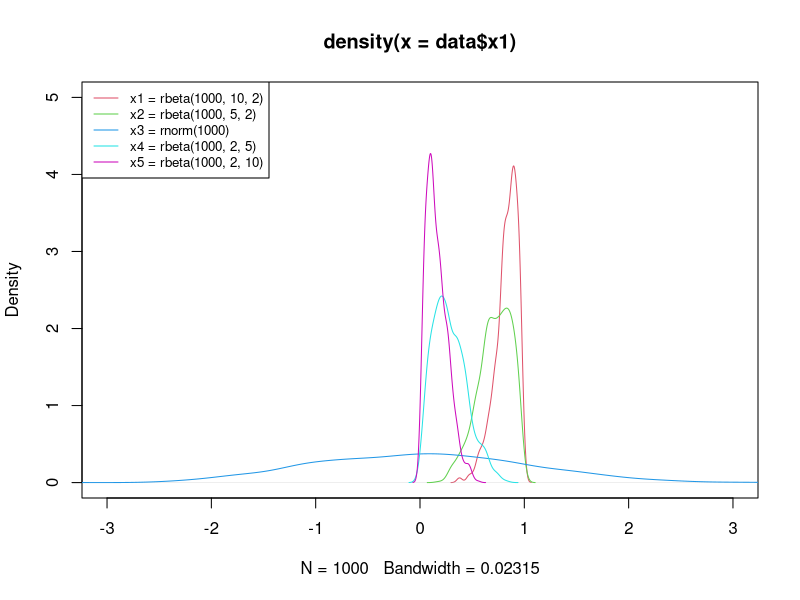
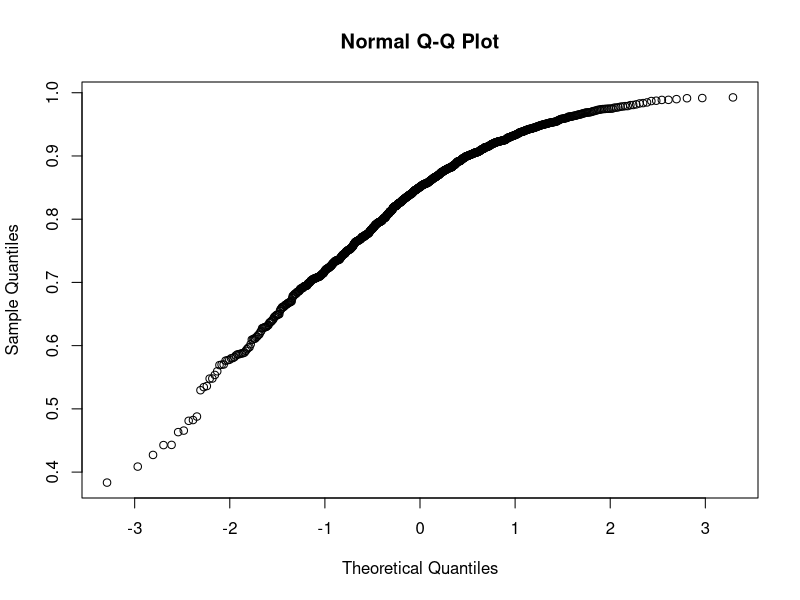
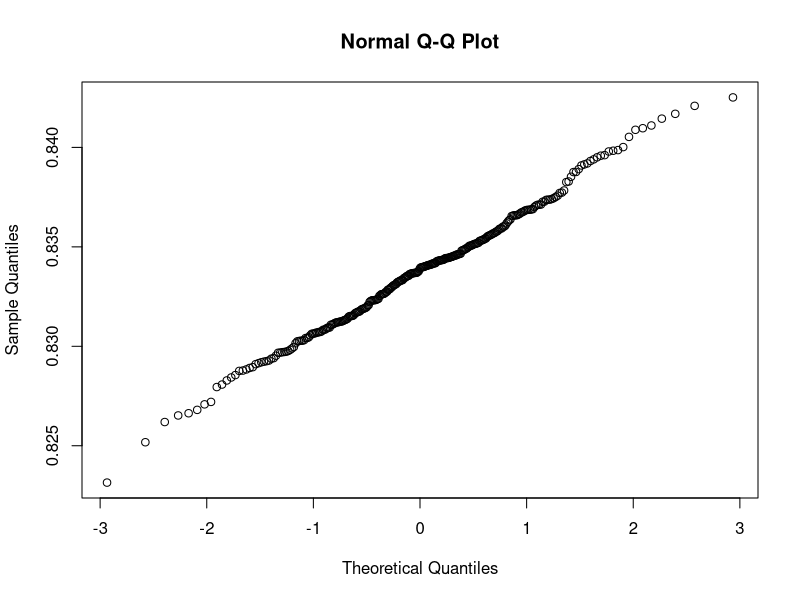
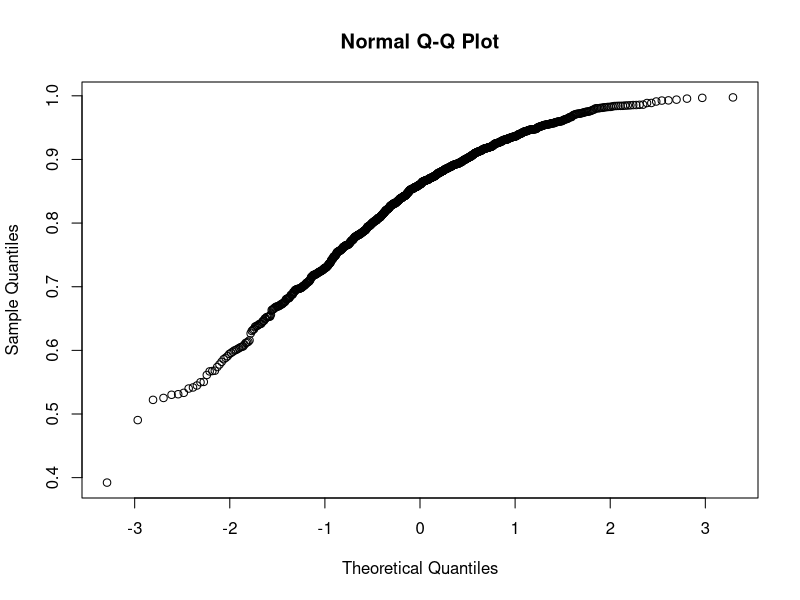
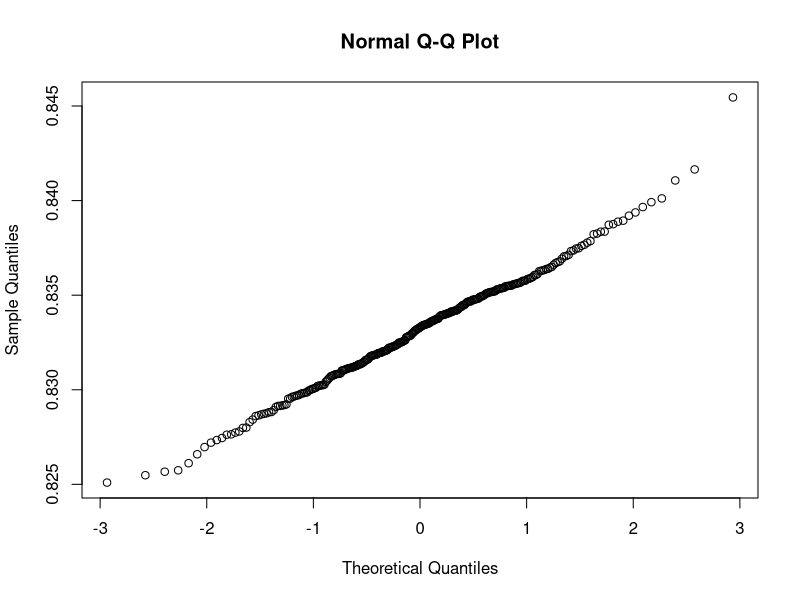
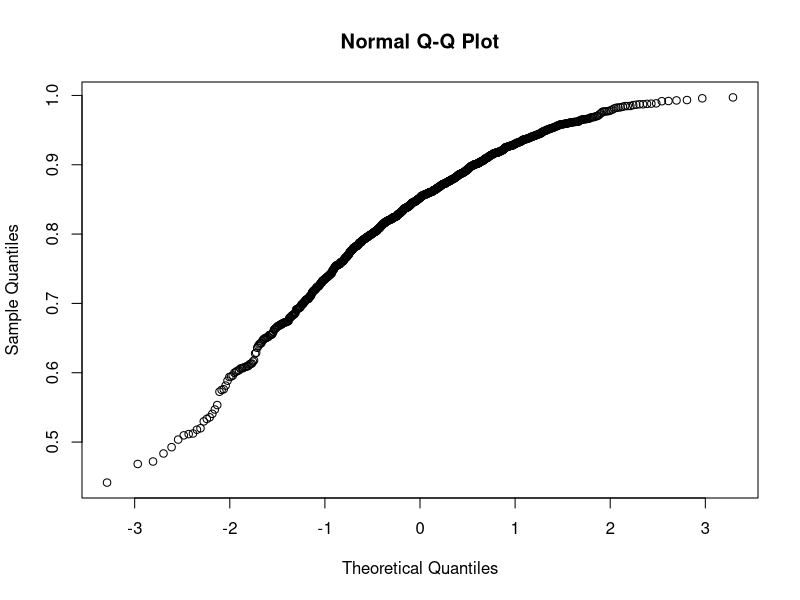
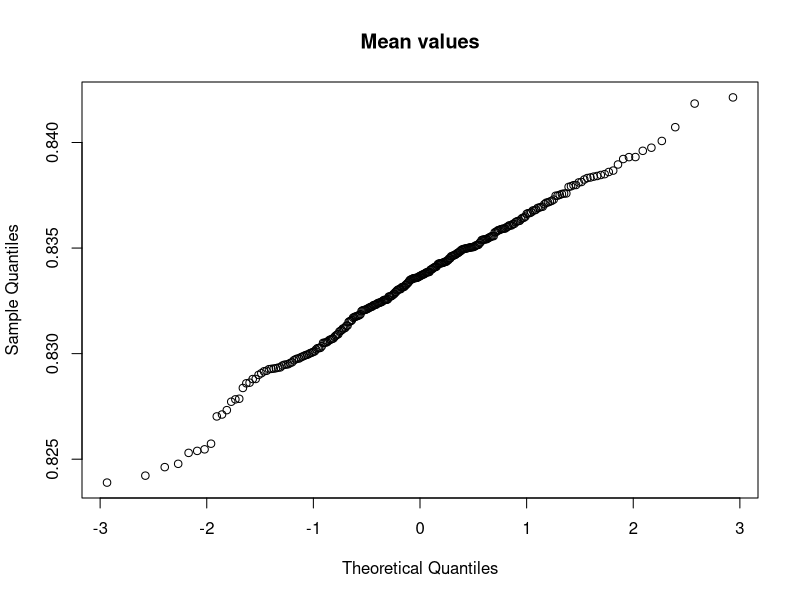

R code for these plots, in order:
## ---- chunk 1
knitr::opts_chunk$set(echo = TRUE)
## ---- chunk 2

# The following example was taken from: https://statisticsglobe.com/draw-normal-left-right-skewed-distributions-r

set.seed(35486)                    # Create random distributions
data <- data.frame(x1 = rbeta(1000, 10, 2),
                   x2 = rbeta(1000, 5, 2),
                   x3 = rnorm(1000),
                   x4 = rbeta(1000, 2, 5),
                   x5 = rbeta(1000, 2, 10))

head(data)                         # Print head of data
## ---- chunk 3
plot(density(data$x1), col = 2,    # Overlay all columns as densities
     xlim = c(- 3, 3),
     ylim = c(0, 5))
lines(density(data$x2), col = 3)

lines(density(data$x3), col = 4)
lines(density(data$x4), col = 5)
lines(density(data$x5), col = 6)
legend("topleft",                  # Add legend to plot
       legend = c("x1 = rbeta(1000, 10, 2)",
                  "x2 = rbeta(1000, 5, 2)",
                  "x3 = rnorm(1000)",
                  "x4 = rbeta(1000, 2, 5)",
                  "x5 = rbeta(1000, 2, 10)"),
       col = 2:6,
       lty = 1,
       cex = 0.8)

## ---- chunk 4
generate_dataset <- function(n = 300, m = 1000) {
  result <- list()
  for (i in 1:n) {
    result[[i]] <- rbeta(m, 10, 2)
  }
  return(result)
}

calculate_mean_values <- function(dataset) {
  result <- c()
  for (i in 1:length(dataset)) {
    result <- c(result, mean(dataset[[i]]))
  }
  return(result)
}

random_samples <- generate_dataset()
mean_values <- calculate_mean_values(random_samples)

qqnorm(random_samples[[1]])
qqnorm(mean_values)

## ---- chunk 5

generate_dataset <- function(n = 300, m = 1000, a = 10, b = 2) {
  result <- list()
  for (i in 1:n) {
    result[[i]] <- rbeta(m,a,b)
  }
  return(result)
}

calculate_mean_values <- function(dataset) {
  result <- c()
  for (i in 1:length(dataset)) {
    result <- c(result, mean(dataset[[i]]))
  }
  return(result)
}

random_samples <- generate_dataset()
mean_values <- calculate_mean_values(random_samples)

qqnorm(random_samples[[1]])
qqnorm(mean_values)

## ---- chunk 6
generate_dataset <- function(n = 300, m = 1000, a = 10, b = 2, func = rbeta) {
  result <- list()
  for (i in 1:n) {
    result[[i]] <- func(m,a,b)
  }
  return(result)
}

calculate_mean_values <- function(dataset) {
  result <- c()
  for (i in 1:length(dataset)) {
    result <- c(result, mean(dataset[[i]]))
  }
  return(result)
}


random_samples <- generate_dataset()
mean_values <- calculate_mean_values(random_samples)

qqnorm(random_samples[[6]])
qqnorm(mean_values, main = "Mean values")
